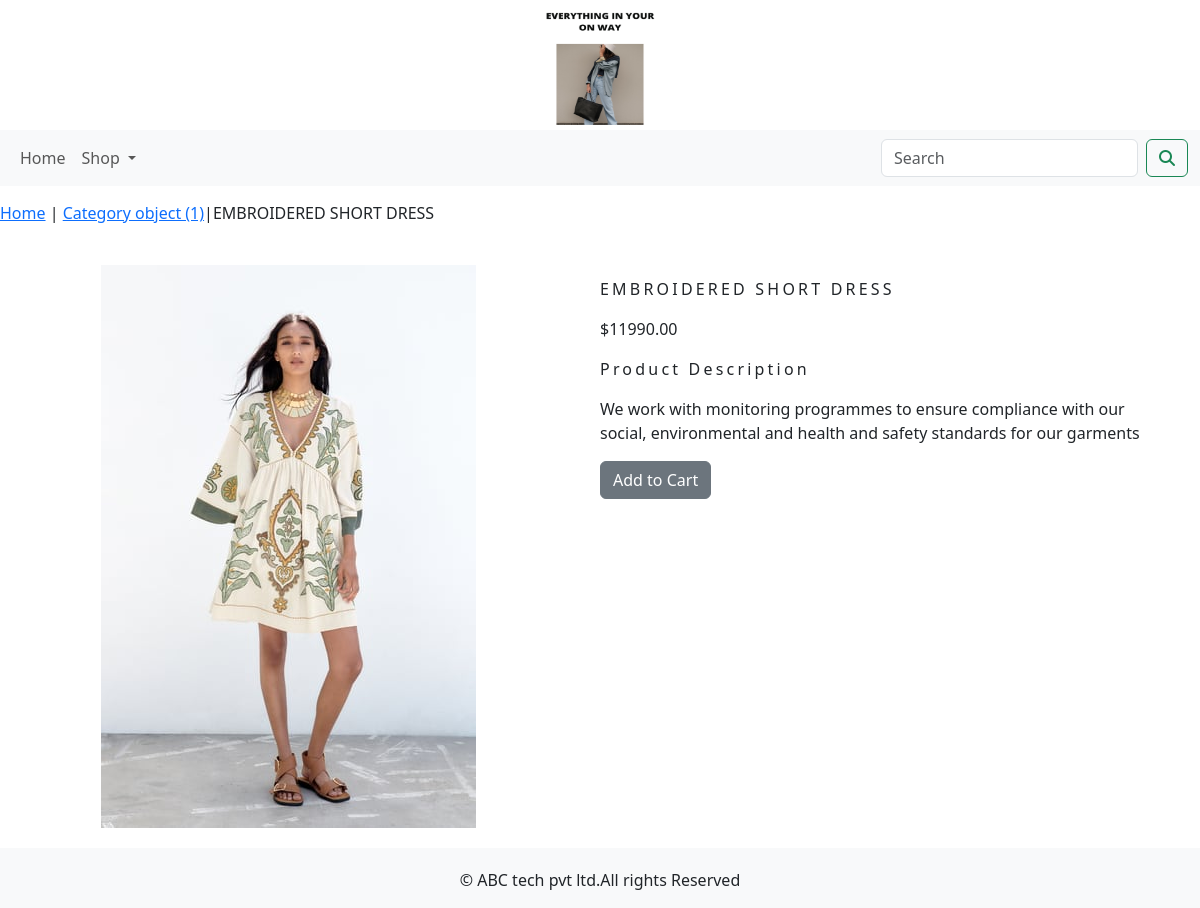
Page /shop/cotton-wears/embroidered-short-dress/ on the committed database.
### shopapp/models.py (models this page shows, shortened)
class Product(models.Model):
    name=models.CharField(max_length=250,unique=True)
    slug=models.SlugField(max_length=250,unique=True)
    description=models.TextField(blank=True)
    price=models.DecimalField(max_digits=10,decimal_places=2)
    category=models.ForeignKey(Category,on_delete=models.CASCADE)
    image = models.ImageField(upload_to='product', blank=True)
    stock=models.IntegerField()
    available=models.BooleanField(default=True)
    created=models.DateTimeField(auto_now_add=True)
    updated=models.DateTimeField(auto_now=True)

class Category(models.Model):
    name=models.CharField(max_length=250,unique=True)
    slug=models.SlugField(max_length=250,unique=True)
    description=models.TextField(blank=True)
    image=models.ImageField(upload_to='category',blank=True)

### shopapp/views.py (the view)
# urls.py: path('<slug:c_slug>/<slug:product_slug>/', views.proDetail, name='proCatdetail')
def proDetail(request,c_slug,product_slug):
    try:
        product=Product.objects.get(category__slug=c_slug,slug=product_slug)
    except Exception as e:
        raise e
    return render(request,'product.html',{'product':product})

### cart/context_processors.py (called while the page is built)
def counter(request):
    item_count=0
    if 'admin' in request.path:
        return {}
    else:
        try:
            cart=Cart.objects.filter(cart_id=cart_id(request))
            cart_items=CartItem.objects.all().filter(cart=cart[:1])
            for cart_item in cart_items:
                item_count += cart_item.quantity
        except Cart.DoesNotExist:
            item_count= 0
    return dict(item_count=item_count)

### cart/views.py (called while the page is built)
def cart_id(request):
    cart=request.session.session_key
    if not cart:
        cart=request.session.create()
    return cart

### shopapp/context_processors.py (called while the page is built)
def menu_links(request):
    links=Category.objects.all()
    return dict(links=links)

### templates/product.html (shortened to what this page needs)
{% extends 'base.html' %}
{% load static %}
{% block content %}
<div class="row my_prod_row_class">
    <div class="mx_auto">
        <p><a href="{% url 'shopapp:allProdCat' %}">Home</a> | <a href ="{{product.category.get_url}}">{{product.category}}</a>|{{product.name}}</p>
    </div>
    <div class="container"></div>
<br>
<div class="row">
    <div class="col-12 col-sm-12 col-md-12 col-lg-6 text-center">
        <div style="min-width:18rem">
            <img src="{{product.image.url}}" alt="{{product.name}}">
        </div>
    </div>
        <div class="col-12 col-sm-12 col-md-12 col-lg-6">
            <div>
            <h1 class="my_prod_title">{{product.name}}</h1>
            <p>${{product.price}}</p>
            <p class="my_title"> Product Description</p>
            <p class="text-justify my_prod_text">{{product.description}}</p>
            {% if product.stock <= 0 %}
            <p class="text-justify my_prod_text"><b>Out of Stock</b></p>
            {% else %}
            <a class="btn btn-secondary" href="{% url 'cart:add_cart' product.id %}">Add to Cart</a>
            {% endif %}
        </div>
    </div>
</div>
</div>
{% endblock %}

### static/css/custom.css (style rules this page uses)
body { font-family: 'Lora', serif; background-color: white; }
.my_title { font-size:16px; text_transform:uppercase; letter-spacing:.2em; }
.my_prod_row_class { padding-top:15px; padding-bottom:20px; }
.my_prod_title { font-size:16px; text-transform:uppercase; letter-spacing:.2em; padding-top:15px; padding-bottom:10px; }
.my_prod_text { padding-right:20px; }

### rows in the picture
Product: category "Category object (1)", name "EMBROIDERED SHORT DRESS", image (picture), price "11990.00", description "We work with monitoring programmes to ensure compliance with our social, environmental and health and safety standards for our garments"
